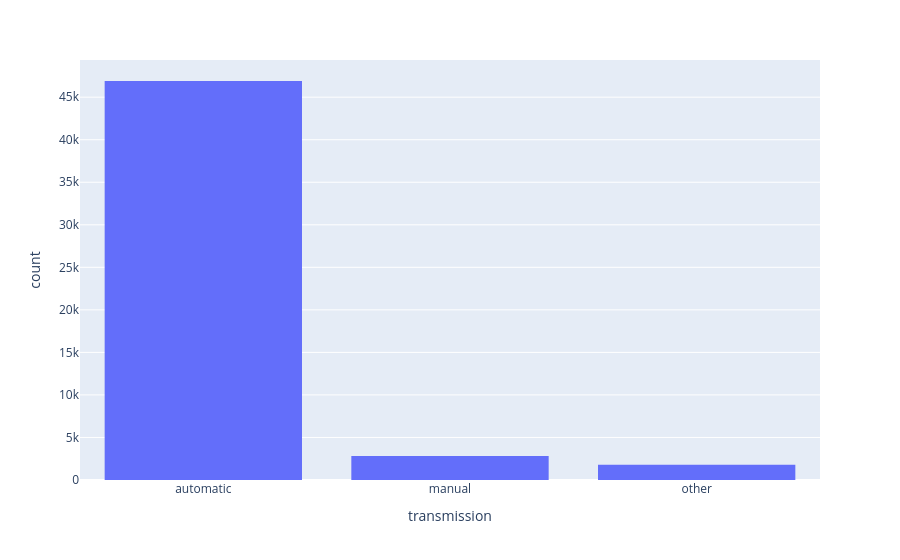

Notebook source saved alongside this figure:
### Code cell
fig = px.histogram(df, x="transmission")
fig.show()

### Figure 1 — Plotly figure (JSON) as saved in the notebook; plotly's stock layout.template omitted (floating-point values rounded to 4 significant figures; data arrays with more than 128 entries replaced by an {"elided": "..."} marker saying what was removed)
{"data": [{"bingroup": "x", "hovertemplate": "transmission=%{x}<br>count=%{y}<extra></extra>", "legendgroup": "", "marker": {"color": "#636efa", "pattern": {"shape": ""}}, "name": "", "orientation": "v", "showlegend": false, "type": "histogram", "x": {"elided": "51525 str values"}, "xaxis": "x", "yaxis": "y"}], "layout": {"barmode": "relative", "legend": {"tracegroupgap": 0}, "margin": {"t": 60}, "xaxis": {"anchor": "y", "domain": [0, 1], "title": {"text": "transmission"}}, "yaxis": {"anchor": "x", "domain": [0, 1], "title": {"text": "count"}}}}
